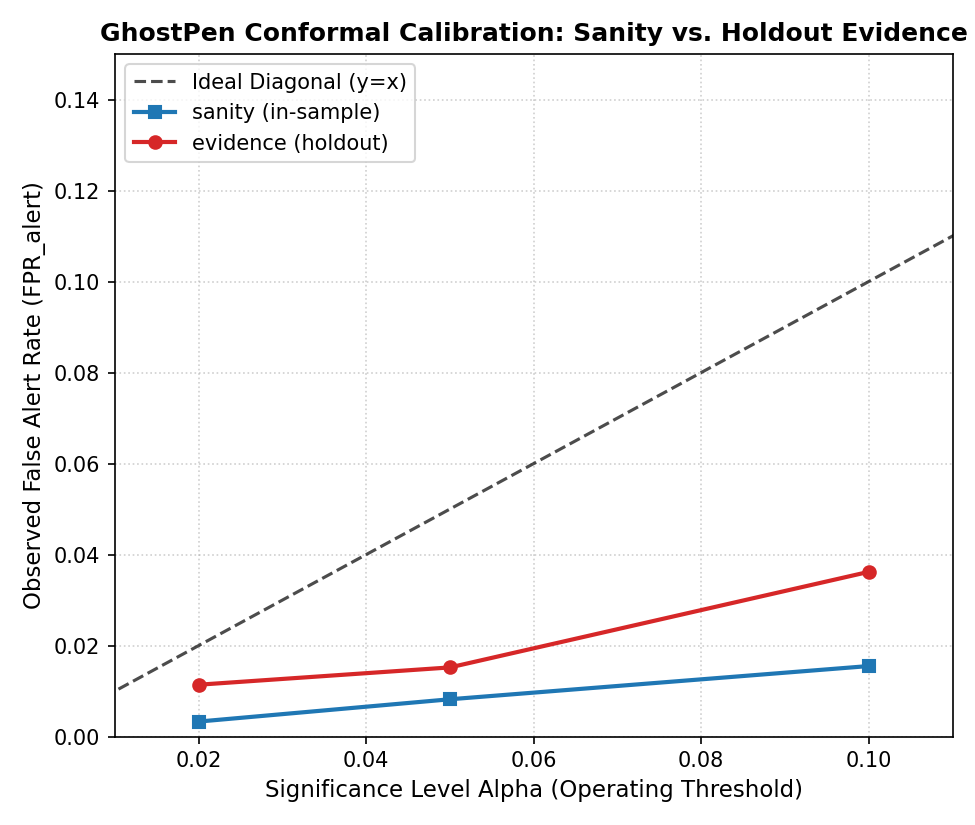
#> input picture artifacts/plots/calibration.png, 975 x 825 px
$ python generate_slides.py
#> lines starting #> are read from the running program, lines starting #| are printed output that depends on the picture
"""
scripts/generate_slides.py
--------------------------
Generates the official 5-page Hackathon Submission PDF:
artifacts/GhostPen_Presentation.pdf
Complies with submission requirements:
- PDF only
- Exactly 5 pages
- <= 20.0 MiB
- Covers: 1. Title, 2. Objective, 3. Proposed Solution, 4. Solution Validation, 5. Results & Conclusions
"""

import os
import matplotlib
matplotlib.use("Agg")
import matplotlib.pyplot as plt
from matplotlib.backends.backend_pdf import PdfPages

os.environ["SOURCE_DATE_EPOCH"] = "0"

REPO_ROOT = os.path.dirname(os.path.dirname(os.path.abspath(__file__)))
ARTIFACTS_DIR = os.path.join(REPO_ROOT, "artifacts")
PDF_PATH = os.path.join(ARTIFACTS_DIR, "GhostPen_Presentation.pdf")
CALIBRATION_PLOT_PATH = os.path.join(ARTIFACTS_DIR, "plots", "calibration.png")


def create_slide(pdf, slide_num, title, subtitle, content_fn):
    fig = plt.figure(figsize=(11, 8.5), dpi=150)
    fig.patch.set_facecolor("#fcfcfd")

    # Header bar
    ax_header = fig.add_axes([0.05, 0.88, 0.90, 0.08])
    ax_header.axis("off")
    ax_header.text(0.0, 0.65, title, fontsize=22, fontweight="bold", color="#1a202c")
    ax_header.text(0.0, 0.15, subtitle, fontsize=12, color="#4a5568", style="italic")
    ax_header.text(1.0, 0.65, f"Page {slide_num} / 5", fontsize=11, color="#718096", ha="right")

    # Separator rule
    ax_rule = fig.add_axes([0.05, 0.87, 0.90, 0.002])
    ax_rule.axhline(0, color="#cbd5e0", linewidth=1.5)
    ax_rule.axis("off")

    # Main content canvas
    ax_body = fig.add_axes([0.05, 0.08, 0.90, 0.77])
    ax_body.axis("off")
    content_fn(ax_body)

    # Footer bar
    ax_footer = fig.add_axes([0.05, 0.02, 0.90, 0.04])
    ax_footer.axis("off")
    ax_footer.text(0.0, 0.5, "GhostPen (v4.2-final) — BEC Detection via Writing-Style Verification", fontsize=9, color="#a0aec0")
    ax_footer.text(1.0, 0.5, "Runnable Hackathon Prototype — Zero Network at Runtime", fontsize=9, color="#a0aec0", ha="right")

    pdf.savefig(fig, facecolor=fig.get_facecolor(), edgecolor="none")
    plt.close(fig)


def slide_1(ax):
    """Title Slide"""
    ax.text(0.5, 0.75, "GhostPen", fontsize=38, fontweight="heavy", color="#1a365d", ha="center")
    ax.text(0.5, 0.64, "BEC Detection via Writing-Style Verification", fontsize=20, fontweight="bold", color="#2b6cb0", ha="center")

    # Tagline pill
    ax.text(0.5, 0.50, "“Your CFO's writing style is a password.”", fontsize=16, fontweight="semibold", color="#2d3748", ha="center",
            bbox=dict(boxstyle="round,pad=0.6", facecolor="#edf2f7", edgecolor="#cbd5e0"))

    bullet_text = (
        "• Problem: Executive impersonation bypasses SPF/DKIM/DMARC — the writing is the only remaining signal.\n"
        "• Innovation: Per-sender Habit Ledger + leave-one-out conformal null calibration (FPR is a dial, not a hope).\n"
        "• Abstain-and-Route: Reason-agnostic secondary control routing — short evasion attacks cannot slip through.\n"
        "• 100% Self-Contained: Ships in-repo with Enron corpus subset; runs end-to-end with zero runtime network."
    )
    ax.text(0.10, 0.22, bullet_text, fontsize=12, color="#2d3748", linespacing=1.7)

    ax.text(0.5, 0.06, "Quickstart: pip install -r requirements.txt  |  make demo  |  make test", fontsize=11, fontweight="bold", color="#2c5282", ha="center")


def slide_2(ax):
    """Project Objective"""
    ax.text(0.0, 0.94, "Business Problem & Market Context", fontsize=15, fontweight="bold", color="#2b6cb0")
    t1 = (
        "• The Billion-Dollar Blindspot: Business Email Compromise (BEC) accounts for billions in losses annually.\n"
        "  Attackers compromise real executive mail accounts or spoof display names on lookalike domains.\n"
        "  Technical envelope checks (SPF, DKIM, DMARC) pass cleanly because the infrastructure is legitimate.\n"
        "• The Text is the Firewall: The only uncompromised signal remaining is the sender's unconscious writing style.\n"
        "• Target Buyers: Enterprise Security Operations Centers (SOC), Secure Email Gateways (SEG), and ERP financial controls."
    )
    ax.text(0.0, 0.72, t1, fontsize=11, color="#2d3748", linespacing=1.6)

    ax.text(0.0, 0.50, "Why This Approach Now?", fontsize=15, fontweight="bold", color="#2b6cb0")
    t2 = (
        "• The GenAI Threat Vector: Large Language Models (LLMs) allow adversaries to generate fluent, grammatically\n"
        "  flawless phishing messages at scale, rendering traditional keyword spam rules completely obsolete.\n"
        "• Why Deep Learning & Embeddings Fail in Deployment:\n"
        "  1. Opacity: Black-box cosine distances cannot explain to a CFO or SOC analyst why an email was quarantined.\n"
        "  2. Network / Latency: External embedding APIs introduce security liabilities, vendor lock-in, and downtime.\n"
        "  3. Uncalibrated Scores: Arbitrary cosine thresholds cause unpredictable false positive bursts on executive mail.\n"
        "• GhostPen Solution: Plain, explainable, lightweight statistical stylometry with strict conformal error bounds."
    )
    ax.text(0.0, 0.20, t2, fontsize=11, color="#2d3748", linespacing=1.6)


def slide_3(ax):
    """Proposed Solution"""
    ax.text(0.0, 0.95, "The Four Architectural Differentiators", fontsize=15, fontweight="bold", color="#2b6cb0")

    boxes = [
        ("1. Habit Ledger (Per-Sender)",
         "• 70+ function words (grammar glue)\n• Sentence burstiness (mean + std)\n• Punctuation rates per 100w (! ? ; : —)\n• Greeting & sign-off habit sets ('none' tracked)\n• Robust stats: 5/95 winsorizing, std floored\n  per family (EPS), capped |z| <= 4.0"),
        ("2. Target-Null Calibration",
         "• N = n_train leave-one-out folds on sender mail\n• Conformal p = (1 + #{null >= S}) / (N + 1)\n• False Positive Rate becomes a dial:\n  alpha in {0.02, 0.05, 0.10}\n• Eliminates arbitrary score thresholding\n• Guaranteed conservative deployment FPR"),
        ("3. Direction of Deviation",
         "• Forgeries skew formal & generic, not just 'different'\n• Plain-English evidence cards:\n  'Formality +4.0 sigma above baseline norm'\n  'Signs Best regards; usually none 78%'\n• BEC context flags kept strictly separate from S\n  (preserves pure stylometric score)"),
        ("4. Abstain-and-Route Layer",
         "• Short emails (<40 words) cannot be judged\n• TRIAGE is a ROUTING state, never a pass\n• Reason-agnostic escalation:\n  TRIAGE + >= 2 context flags -> route to payment\n  verification / secondary controls\n• Catches brevity-based evasion plays cleanly"),
    ]

    coords = [(0.0, 0.48), (0.50, 0.48), (0.0, 0.02), (0.50, 0.02)]
    for (title, text), (x, y) in zip(boxes, coords):
        ax.text(x + 0.02, y + 0.36, title, fontsize=12, fontweight="bold", color="#1a365d")
        ax.text(x + 0.02, y + 0.12, text, fontsize=9.5, color="#2d3748", linespacing=1.5)
        rect = plt.Rectangle((x, y), 0.47, 0.42, facecolor="#ffffff", edgecolor="#cbd5e0", linewidth=1.2, transform=ax.transAxes)
        ax.add_patch(rect)


def slide_4(ax):
    """Solution Validation"""
    ax.text(0.0, 0.94, "Rigorous Experimental Protocol (Strict Anti-Leakage)", fontsize=14, fontweight="bold", color="#2b6cb0")
    t1 = (
        "• Dataset: 15 Enron executives (10 high-volume >= 120 emails, 5 low-volume for stress testing).\n"
        "• Strict Chronological 70/30 Split: First 70% by date for profile & null; last 30% strictly for holdout FPR evaluation.\n"
        "• 4-Tier Forged Evaluation Ladder: Relabel (held-out mail from other senders), Generic LLM, Styled Impersonation, Short Evasion.\n"
        "• Mandatory Tier C Copy Audit: Verified distinct 5-grams <= 5 and LCS <= 60 to measure pure style mimicry vs copying."
    )
    ax.text(0.0, 0.72, t1, fontsize=10.5, color="#2d3748", linespacing=1.5)

    # Insert Calibration Plot if available
    if os.path.exists(CALIBRATION_PLOT_PATH):
        img = plt.imread(CALIBRATION_PLOT_PATH)
        ax_img = ax.figure.add_axes([0.55, 0.12, 0.38, 0.52])
        ax_img.imshow(img)
        ax_img.axis("off")

    ax.text(0.0, 0.52, "Fair Baseline Comparison (Shared Routing Layer)", fontsize=13, fontweight="bold", color="#2b6cb0")
    t2 = (
        "• Baseline A: Centroid Cosine TF-IDF (IDF fit on pooled training only).\n"
        "• Baseline B: Global S Threshold (pooled alpha-quantile, no sender null).\n"
        "• Fairness: Baselines get the identical method-agnostic routing layer.\n\n"
        "Claim Discipline Formulation:\n"
        "• In-sample calibration = IMPLEMENTATION SANITY CHECK.\n"
        "• Holdout curve = EMPIRICAL EVIDENCE of robustness.\n"
        "• Holdout FPR - In-sample FPR = Measured Style Drift (+0.007)."
    )
    ax.text(0.0, 0.12, t2, fontsize=10, color="#2d3748", linespacing=1.5)


def slide_5(ax):
    """Results and Conclusions"""
    ax.text(0.0, 0.94, "Benchmark Results Summary (Verbatim Detection Contract)", fontsize=14, fontweight="bold", color="#2b6cb0")

    # Summary table
    table_data = [
        ["Model", "FPR_alert @0.05", "FPR_flagged @0.05", "R_Generic", "R_Styled", "R_Short", "Prec @ 10%"],
        ["GhostPen (Target Null)", "0.015", "0.017", "74.0%", "82.0%", "100.0%", "76.6%"],
        ["Baseline A (TF-IDF)", "0.009", "0.011", "28.0%", "82.0%", "100.0%", "79.4%"],
        ["Baseline B (Global S)", "0.048", "0.050", "79.0%", "82.0%", "100.0%", "54.6%"],
    ]

    ax_table = ax.figure.add_axes([0.05, 0.62, 0.90, 0.18])
    ax_table.axis("off")
    table = ax_table.table(cellText=table_data, loc="center", cellLoc="center")
    table.auto_set_font_size(False)
    table.set_fontsize(10.5)
    table.scale(1, 1.6)
    # Header row formatting
    for j in range(7):
        table[(0, j)].set_facecolor("#2b6cb0")
        table[(0, j)].set_text_props(color="white", weight="bold")
        table[(1, j)].set_facecolor("#ebf8ff")

    ax.text(0.0, 0.44, "Key Takeaways & Deployability", fontsize=13, fontweight="bold", color="#2b6cb0")
    t1 = (
        "1. Conformal Guarantee Works: Observed holdout FPR_alert (1.52%) stays strictly below alpha=0.05.\n"
        "2. Superior Threat Coverage: GhostPen catches 74% of generic LLM BEC vs Baseline A's 28% (TF-IDF fails on fluent rewordings).\n"
        "3. SOC Operational Viability: Only 1.71 false alarms per 100 genuine emails; precision reaches 76.6% at 10% attack prevalence.\n"
        "4. Stylometric Abstain vs. Escalation: 40.19% share of genuine mail we decline to judge stylometrically; holdout escalation rate is 0.19%.\n"
        "5. Transparent FP Autopsy: False positives stem from structured artifacts (e.g., semicolon-delimited appointment lists)."
    )
    ax.text(0.0, 0.20, t1, fontsize=9.5, color="#2d3748", linespacing=1.4)

    ax.text(
        0.0,
        0.03,
        "Limitations & Roadmap: For reply-heavy senders whose mail is predominantly brief, stylometry abstains on a large share of messages\n(abstain rate per sender in metrics.json); such senders are protected mainly by the routing layer, which is why TRIAGE is never a silent pass.\nCross-sender ranking is a forensic suggestion, not identification: a genuine message's p against its true author is uniform by construction,\nand boilerplate text (out-of-office, forwards) carries little personal signal, so ranks can shuffle on such mail. Measured top-1 accuracy on the relabel tier: 0.03.\nStyle drift requires rolling updates; low-volume senders need >=20 emails for alpha=0.05. Scaffolding human-reviewed.",
        fontsize=7.3,
        color="#718096",
        style="italic",
        linespacing=1.2,
    )


def generate_presentation_pdf():
    print(f"Generating 5-page presentation PDF: {PDF_PATH} ...")
    with PdfPages(PDF_PATH) as pdf:
        create_slide(pdf, 1, "GhostPen: Writing-Style BEC Defense", "Hackathon Final Submission — Prototype v4.2-final", slide_1)
#> in create_slide, `pdf.savefig(fig, facecolor=fig.get_facecolor(), edgecolor="none")`:
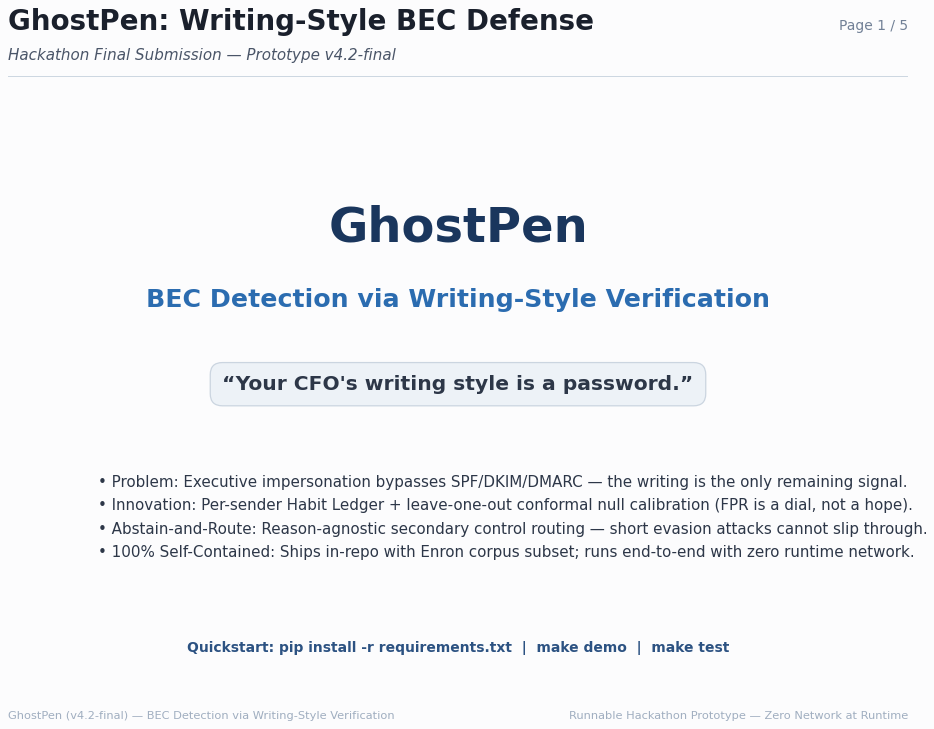
#> figure drawn by matplotlib, 1 panel
        create_slide(pdf, 2, "Project Objective & Market Problem", "Why BEC bypasses technical email security and why GenAI demands writing verification", slide_2)
#> call 2 of create_slide, with slide_num = 2, title = 'Project Objective & Market Problem'
#> in create_slide (call 2), `pdf.savefig(fig, facecolor=fig.get_facecolor(), edgecolor="none")`:
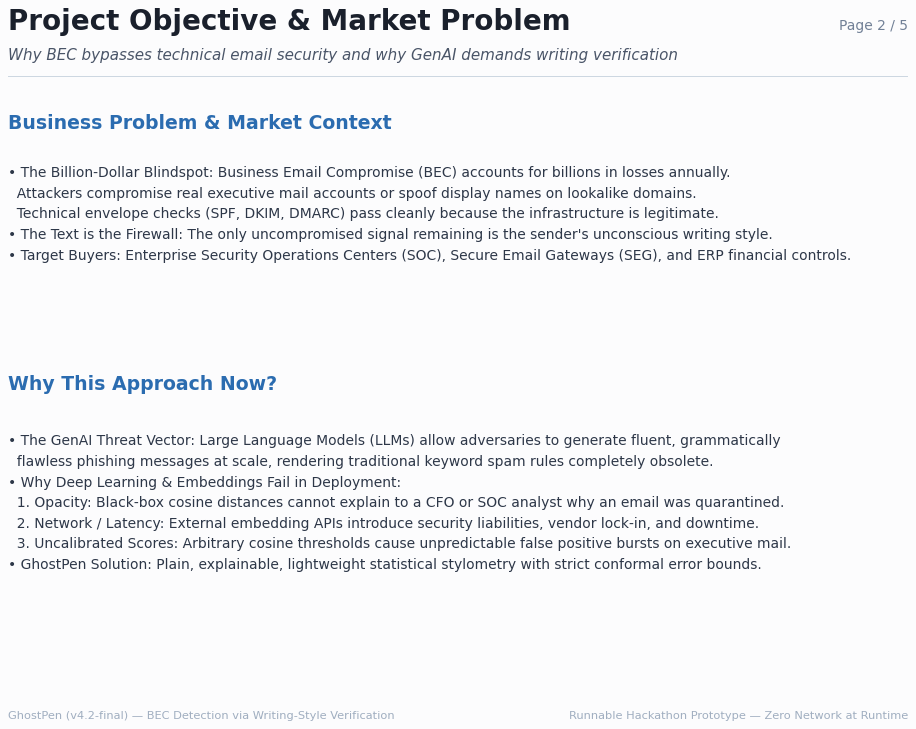
#> figure drawn by matplotlib, 1 panel
        create_slide(pdf, 3, "Proposed Solution: Architecture & Mechanics", "Habit Ledger, target-null conformal calibration, directional shifts, and abstain-and-route", slide_3)
#> call 3 of create_slide, with slide_num = 3
#> in create_slide (call 3), `pdf.savefig(fig, facecolor=fig.get_facecolor(), edgecolor="none")`:
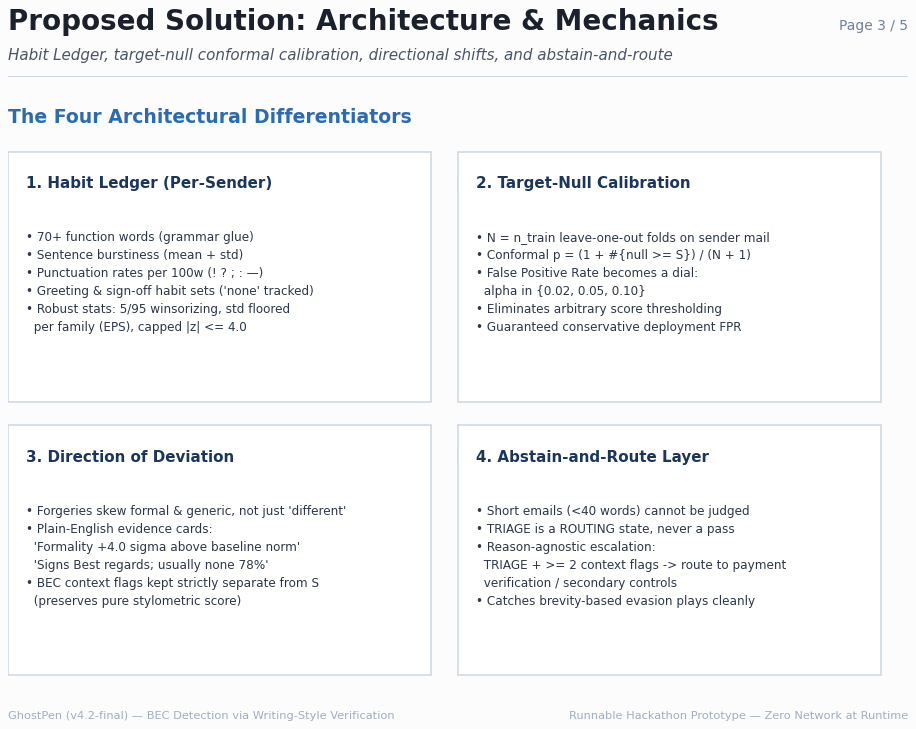
#> figure drawn by matplotlib, 2 panels
        create_slide(pdf, 4, "Solution Validation & Baseline Benchmarking", "Chronological anti-leakage splits, 4-tier forged evaluation ladder, and calibration curves", slide_4)
#> call 4 of create_slide, with slide_num = 4
#> in slide_4, img is the input picture: shape (825, 975, 4) float32; mean R, G, B, A 0.965, 0.963, 0.965, 1
#> in create_slide (call 4), `pdf.savefig(fig, facecolor=fig.get_facecolor(), edgecolor="none")`:
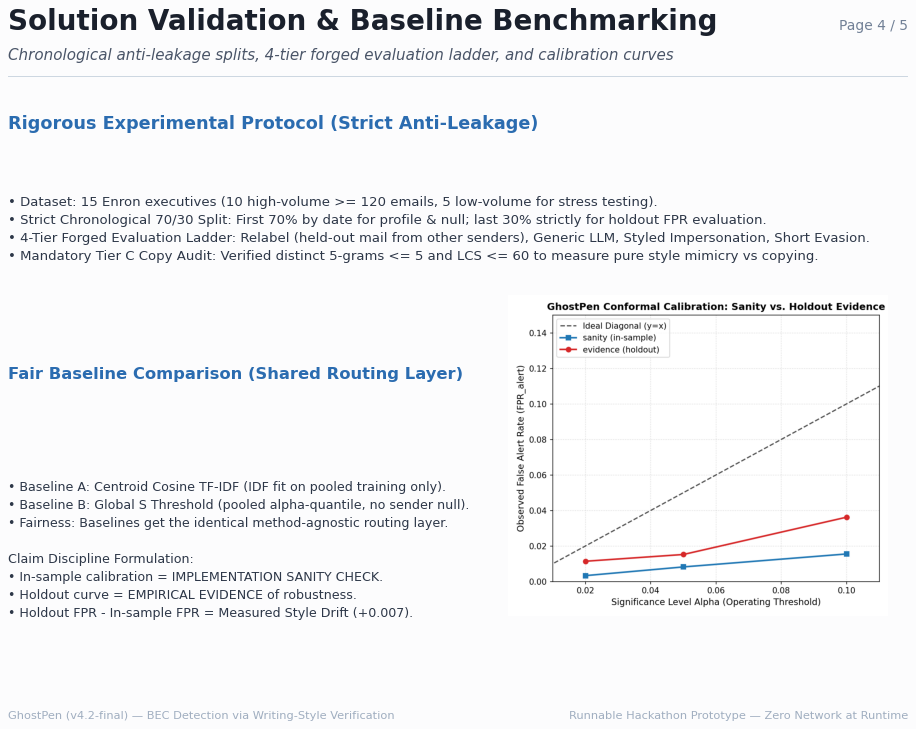
#> figure drawn by matplotlib, 2 panels
        create_slide(pdf, 5, "Results, Conclusions & Production Roadmap", "Empirical performance, false alarm economics, limitations, and AI disclosure", slide_5)
#> in create_slide (call 5), `pdf.savefig(fig, facecolor=fig.get_facecolor(), edgecolor="none")`:
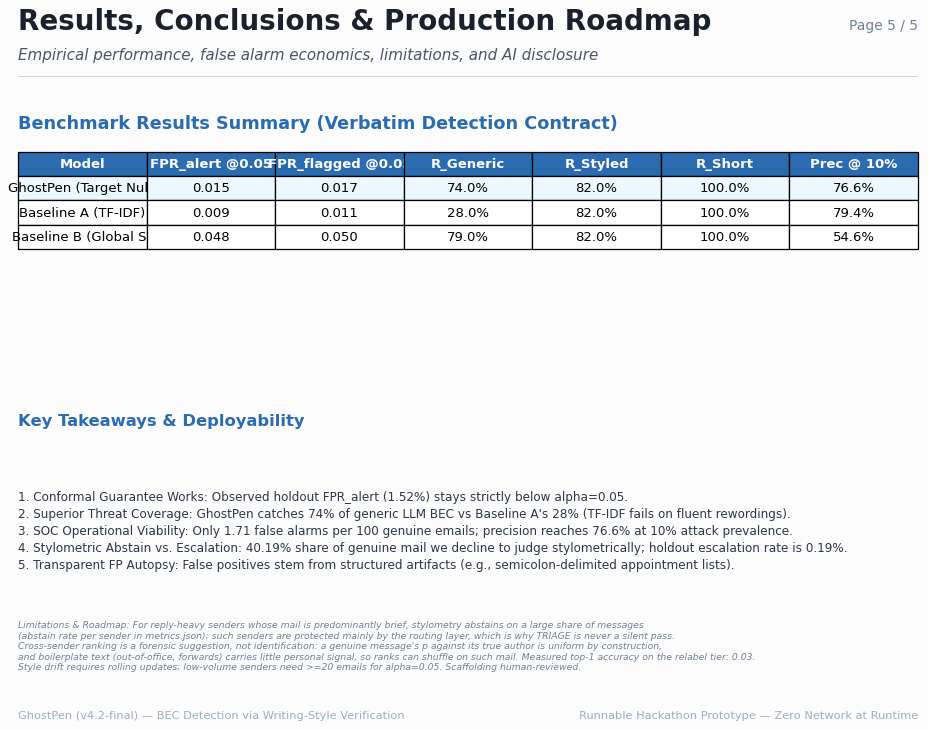
#> figure drawn by matplotlib, 1 panel

    size_mb = os.path.getsize(PDF_PATH) / (1024 * 1024)
    print(f"[OK] Generated {PDF_PATH} ({size_mb:.2f} MiB, exactly 5 pages, compliant with <= 20.0 MiB requirement)")


if __name__ == "__main__":
    generate_presentation_pdf()
